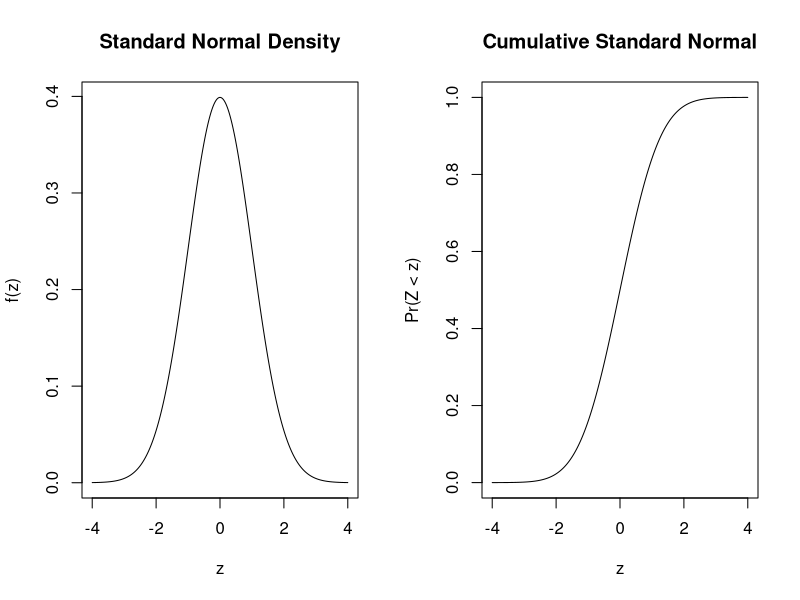
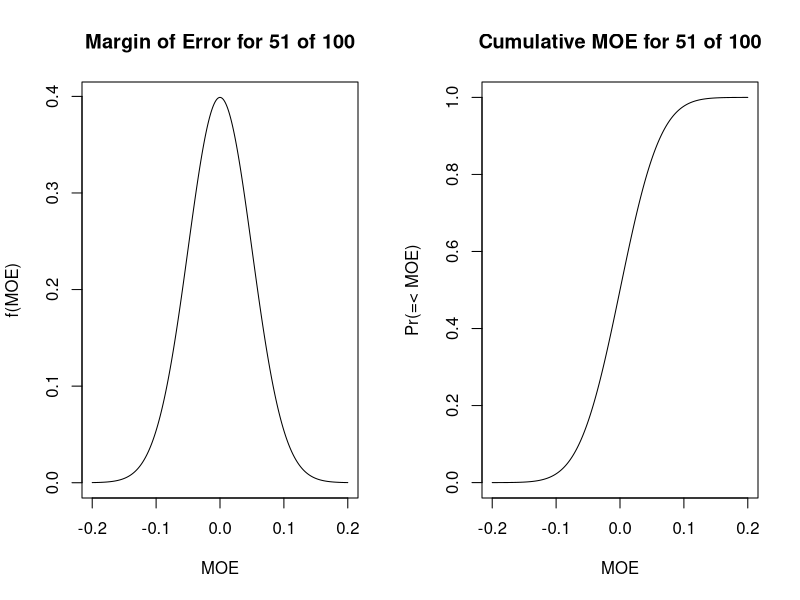
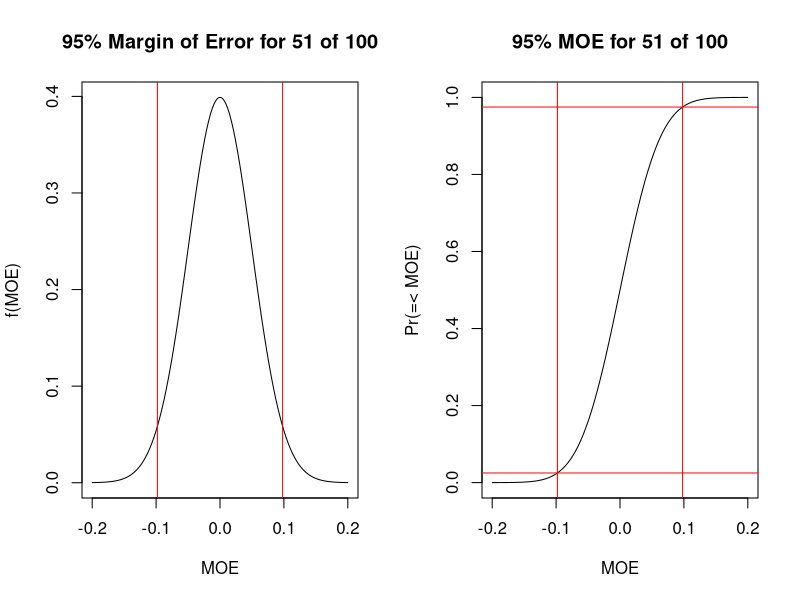
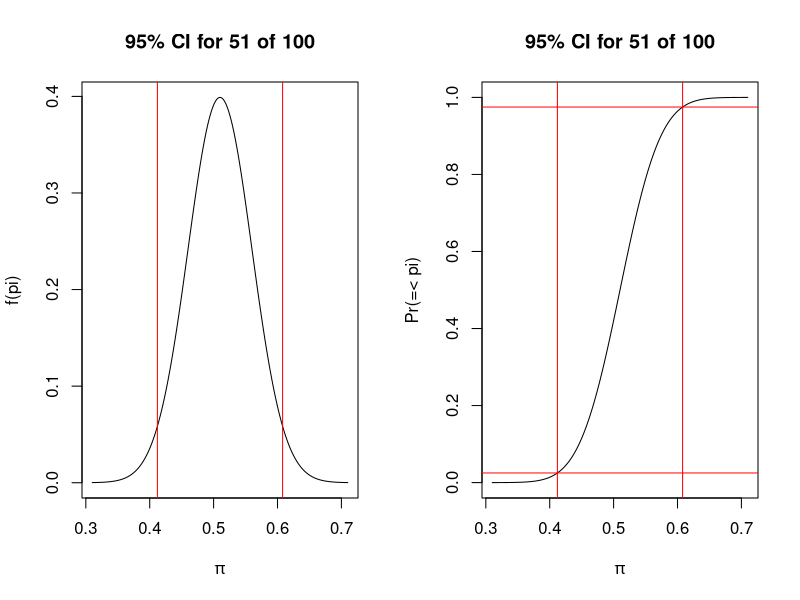
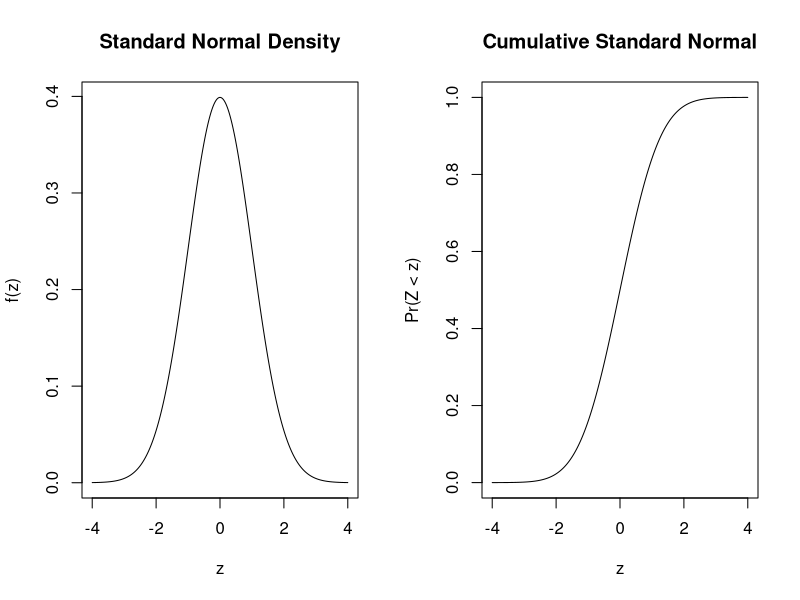
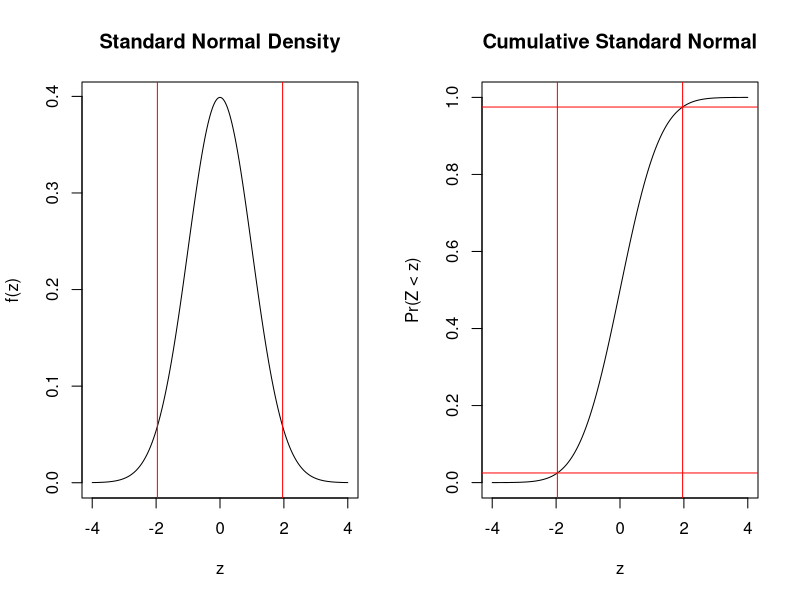
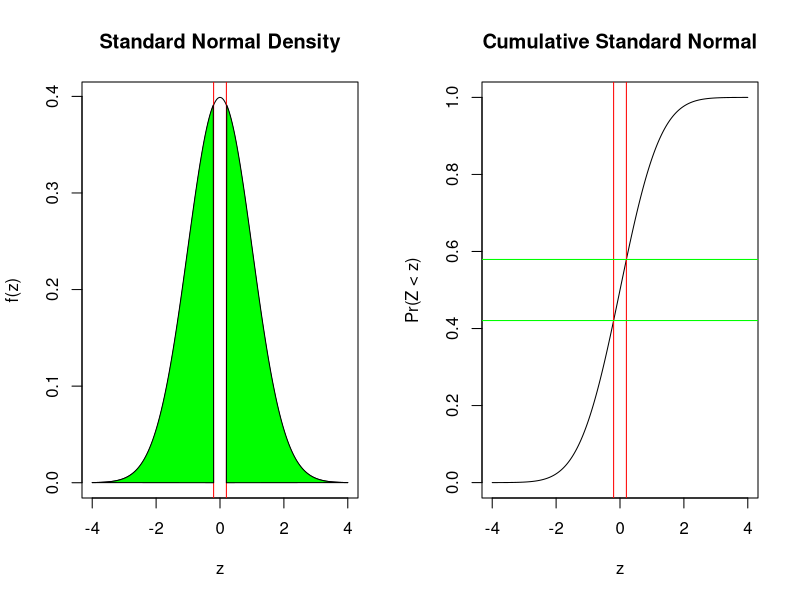
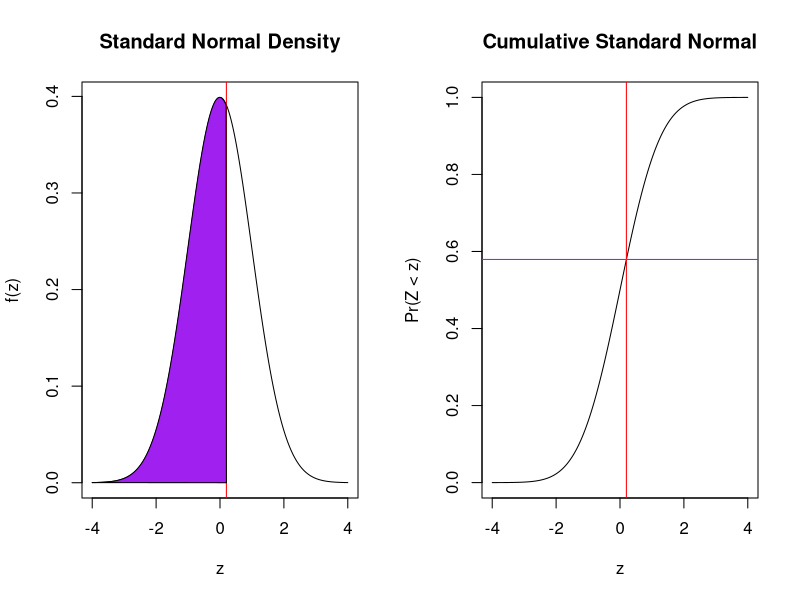

Reproduce these figures in R, in order.
## ---- chunk 1
knitr::opts_chunk$set(echo = TRUE)
## ---- chunk 2
par(mfrow=c(1,2))
plot(x=seq(-4,4, by=0.01), y=dnorm(seq(-4,4, by=0.01)), type="l", xlab="z", main="Standard Normal Density", ylab="f(z)")
plot(x=seq(-4,4, by=0.01), y=pnorm(seq(-4,4, by=0.01)), type="l", xlab="z", main="Cumulative Standard Normal", ylab="Pr(Z < z)")
## ---- chunk 3
par(mfrow=c(1,2))
plot(x=seq(-4,4, by=0.01)*0.05, y=dnorm(seq(-4,4, by=0.01)), type="l", xlab="MOE", main="Margin of Error for 51 of 100", ylab="f(MOE)")
plot(x=seq(-4,4, by=0.01)*0.05, y=pnorm(seq(-4,4, by=0.01)), type="l", xlab="MOE", main="Cumulative MOE for 51 of 100", ylab="Pr(=< MOE)")
## ---- chunk 4
par(mfrow=c(1,2))
plot(x=seq(-4,4, by=0.01)*0.05, y=dnorm(seq(-4,4, by=0.01)), type="l", xlab="MOE", main="95% Margin of Error for 51 of 100", ylab="f(MOE)")
abline(v=qnorm(c(0.025,0.975))*0.05, col="red")
plot(x=seq(-4,4, by=0.01)*0.05, y=pnorm(seq(-4,4, by=0.01)), type="l", xlab="MOE", main="95% MOE for 51 of 100", ylab="Pr(=< MOE)")
abline(h=c(0.025,0.975), col="red")
abline(v=qnorm(c(0.025,0.975))*0.05, col="red")
## ---- chunk 5
par(mfrow=c(1,2))
plot(x=0.51-seq(-4,4, by=0.01)*0.05, y=dnorm(seq(-4,4, by=0.01)), type="l", xlab=expression(paste(pi)), main="95% CI for 51 of 100", ylab="f(pi)")
abline(v=0.51-qnorm(c(0.025,0.975))*0.05, col="red")
plot(x=0.51+seq(-4,4, by=0.01)*0.05, y=pnorm(seq(-4,4, by=0.01)), type="l", xlab=expression(paste(pi)), main="95% CI for 51 of 100", ylab="Pr(=< pi)")
abline(h=c(0.025,0.975), col="red")
abline(v=0.51-qnorm(c(0.025,0.975))*0.05, col="red")
## ---- chunk 6
par(mfrow=c(1,2))
plot(x=seq(-4,4, by=0.01), y=dnorm(seq(-4,4, by=0.01)), type="l", xlab="z", main="Standard Normal Density", ylab="f(z)")
plot(x=seq(-4,4, by=0.01), y=pnorm(seq(-4,4, by=0.01)), type="l", xlab="z", main="Cumulative Standard Normal", ylab="Pr(Z < z)")
## ---- chunk 7
par(mfrow=c(1,2))
plot(x=seq(-4,4, by=0.01), y=dnorm(seq(-4,4, by=0.01)), type="l", xlab="z", main="Standard Normal Density", ylab="f(z)")
abline(v=qnorm(c(0.025,0.975)), col="red")
plot(x=seq(-4,4, by=0.01), y=pnorm(seq(-4,4, by=0.01)), type="l", xlab="z", main="Cumulative Standard Normal", ylab="Pr(Z < z)")
abline(v=qnorm(c(0.025,0.975)), col="red")
abline(h=c(0.025,0.975), col="red")
## ---- chunk 8
(0.51 - 0.5)/sqrt(0.5*0.5/100)
## ---- chunk 9
par(mfrow=c(1,2))
plot(x=seq(-4,4, by=0.01), y=dnorm(seq(-4,4, by=0.01)), type="l", xlab="z", main="Standard Normal Density", ylab="f(z)")
abline(v=c(-0.2,0.2), col="red")
polygon(x=c(-4,seq(-4,-0.2, by=0.01)), y=c(dnorm(seq(-4,-0.2, by=0.01)), 0), col="green")
polygon(x=c(seq(0.2, 4, by=0.01), 4), y=c(0,dnorm(seq(0.2,4, by=0.01))), col="green")
plot(x=seq(-4,4, by=0.01), y=pnorm(seq(-4,4, by=0.01)), type="l", xlab="z", main="Cumulative Standard Normal", ylab="Pr(Z < z)")
abline(v=c(-0.2,0.2), col="red")
abline(h=c(pnorm(c(-0.2,0.2))), col="green")
## ---- chunk 10
pnorm(-0.2)+1-pnorm(0.2)
prop.test(51,100, correct=FALSE)
## ---- chunk 11
par(mfrow=c(1,2))
plot(x=seq(-4,4, by=0.01), y=dnorm(seq(-4,4, by=0.01)), type="l", xlab="z", main="Standard Normal Density", ylab="f(z)")
abline(v=c(0.2), col="red")
polygon(x=c(-4,seq(-4,0.2, by=0.01)), y=c(dnorm(seq(-4,0.2, by=0.01)), 0), col="purple")
plot(x=seq(-4,4, by=0.01), y=pnorm(seq(-4,4, by=0.01)), type="l", xlab="z", main="Cumulative Standard Normal", ylab="Pr(Z < z)")
abline(v=c(0.2), col="red")
abline(h=pnorm(0.2), col="purple")
## ---- chunk 12
pnorm(0.2)
prop.test(51,100, correct=FALSE, alternative = "less")
## ---- chunk 13
par(mfrow=c(1,2))
plot(x=seq(-4,4, by=0.01), y=dnorm(seq(-4,4, by=0.01)), type="l", xlab="z", main="Standard Normal Density", ylab="f(z)")
abline(v=c(0.2), col="red")
polygon(x=c(seq(0.2, 4, by=0.01), 4), y=c(0,dnorm(seq(0.2,4, by=0.01))), col="magenta")
plot(x=seq(-4,4, by=0.01), y=pnorm(seq(-4,4, by=0.01)), type="l", xlab="z", main="Cumulative Standard Normal", ylab="Pr(Z < z)")
abline(v=c(0.2), col="red")
abline(h=pnorm(0.2), col="magenta")
## ---- chunk 14
1-pnorm(0.2)
prop.test(51,100, correct=FALSE, alternative = "greater")
